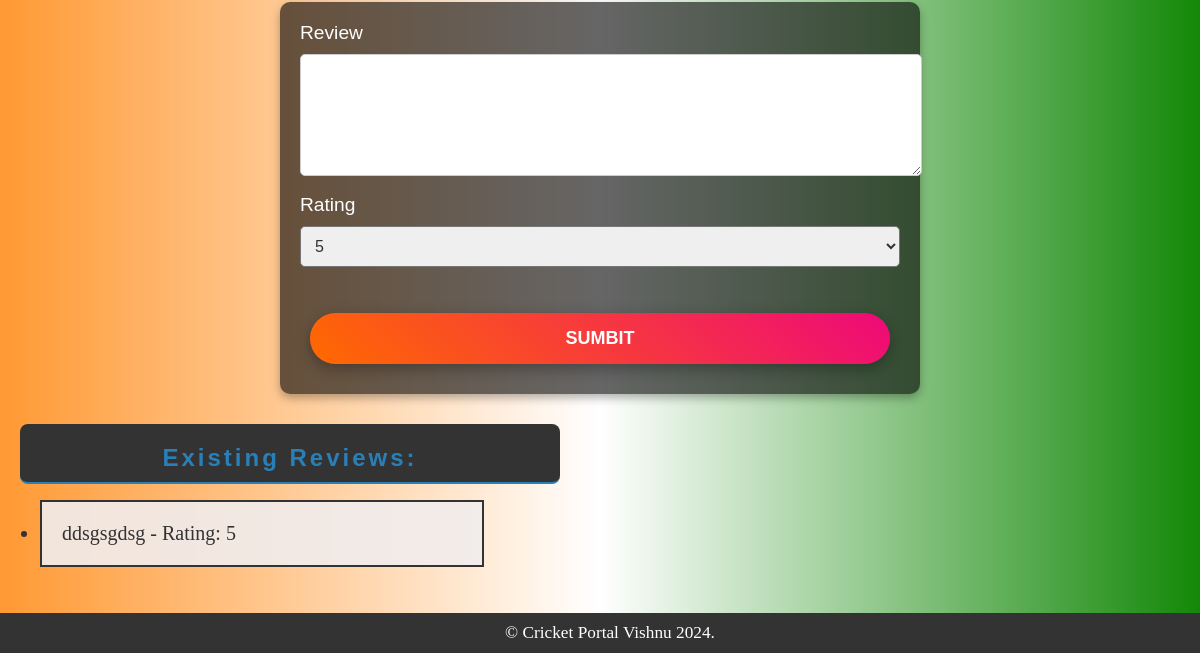
The app's page /Review (lower part), older data.
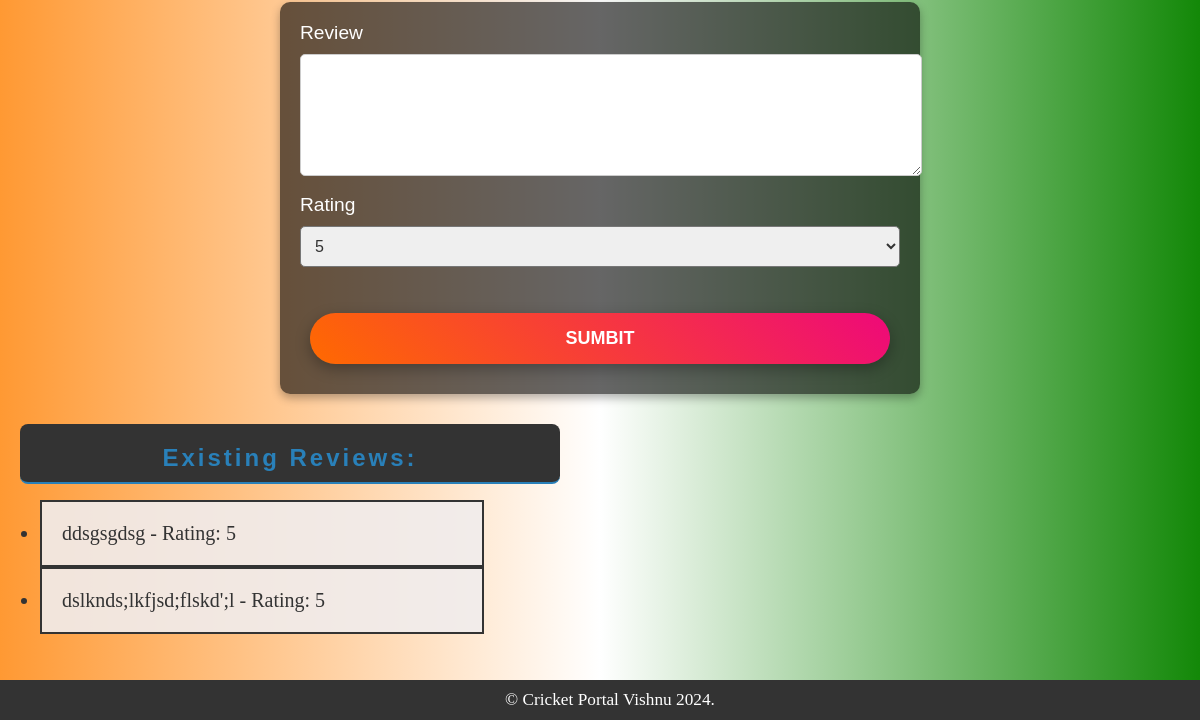
The same page, newer data.
### tables this page shows
CREATE TABLE Review (
    id INTEGER PRIMARY KEY AUTOINCREMENT,
    comments TEXT NOT NULL,
    rating INTEGER NOT NULL,
    Is_Deleted INTEGER DEFAULT 0
);

### routes.py (the view)
@app.route('/Review')
def Review():
    conn = get_db_connections()
    cur = conn.cursor()
    cur.execute("SELECT * FROM Review WHERE Is_Deleted = 0")
    Crickets = cur.fetchall()
    conn.close()
    return render_template("Review.html", Crickets=Crickets)

### routes.py (called while the page is built)
def get_db_connections():
    conn = sqlite3.connect(DATABASE)
    conn.row_factory = sqlite3.Row
    return conn

### templates/Review.html (shortened to what this page needs)
<!DOCTYPE html>
<html lang="en">
<head>
    <link rel="stylesheet" href="/static/style.css">
</head>
<body class="home-style">
    <main>
        <form action="/addreview" method="post">
            <label for="Review">Review</label>
            <textarea id="Review" name="Review" rows="5" cols="60" required></textarea><br>
            <label for="rating">Rating</label>
            <select id="rating" name="rating" required>
                <option value="5">5</option>
            </select><br><br>
           <button>Sumbit</button>
        </form>
        <div class="ce">
            <h2 class="h2">Existing Reviews:</h2>
            <ul>
                {% for review in Crickets %}
                    <li class="cric">{{ review[1] }} - Rating: {{ review[2] }}</li>
                {% endfor %}
            </ul>
        </div>
    </main>
    <footer>
        <p class="footerp">&copy; Cricket Portal Vishnu 2024.</p>
    </footer>
</body>
</html>

Row changes from the older to the newer data that the page shows:
added Review: comments "dslknds;lkfjsd;flskd';l", rating "5"
